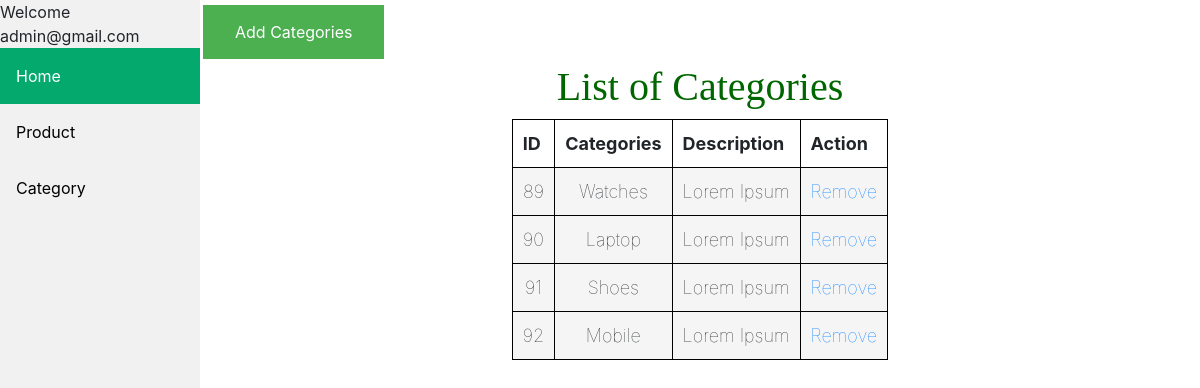
The page /cat.php (signed in) on the database as committed earlier.
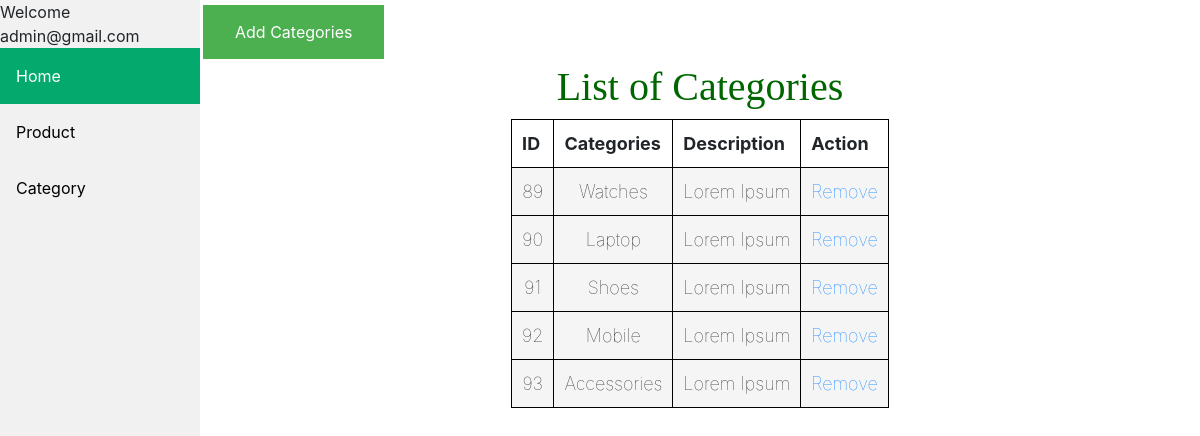
The same page on the database as committed later.
### tables this page shows
CREATE TABLE `categories` (
  `id` int(200) NOT NULL,
  `category` varchar(255) NOT NULL,
  `Description` varchar(255) NOT NULL
);

### cat.php (the view, shortened to what this page needs)
<!DOCTYPE html>
<html>
<head>
<link rel="stylesheet" href="css/sidebar.css">
<link rel="stylesheet" href="css/tab.css">
<link rel="stylesheet" href="css/button.css">
<link rel="stylesheet" href="https://maxcdn.bootstrapcdn.com/bootstrap/4.5.2/css/bootstrap.min.css">
</head>
<body>
<div class="sidebar">
  <?php echo " Welcome " . $_SESSION['user_ad']; ?>
  <a class="active" href="adminpanel.php">Home</a>
  <a href="propanel.php">Product</a>
  <a href="cat.php">Category</a>
</div>
<div class="content">
  <div class="row">
    <a href="addcat.php" class="button">Add Categories</a>
    </div>
    <section>
    <h1>List of Categories</h1>
    <table>
      <tr>
        <th>ID</th>
        <th>Categories</th>
        <th>Description</th>
        <th>Action</th>
      </tr>
        <?php
        require_once('dbconnect.php');
        $sql = "SELECT * FROM categories ";
        $result =mysqli_query($conn,$sql);
        if(mysqli_num_rows($result) > 0){
              while($row = mysqli_fetch_array($result)){
      ?>
          <tr>
            <td><?php echo $row['id']; ?></td>
            <td><?php echo $row['category']; ?></td>
            <td><?php echo $row['Description']; ?></td>
            <td><a href = "delete.php?ID=<?php echo $row['id']   ?>" </a>Remove</td>
          </tr>
          <?php
              }
            }
          ?>
    </table>
  </section>
</div>
</body>
</html>

Rows that differ between the two databases and show on the page:
added categories: id "93", category "Accessories", Description "Lorem Ipsum"
